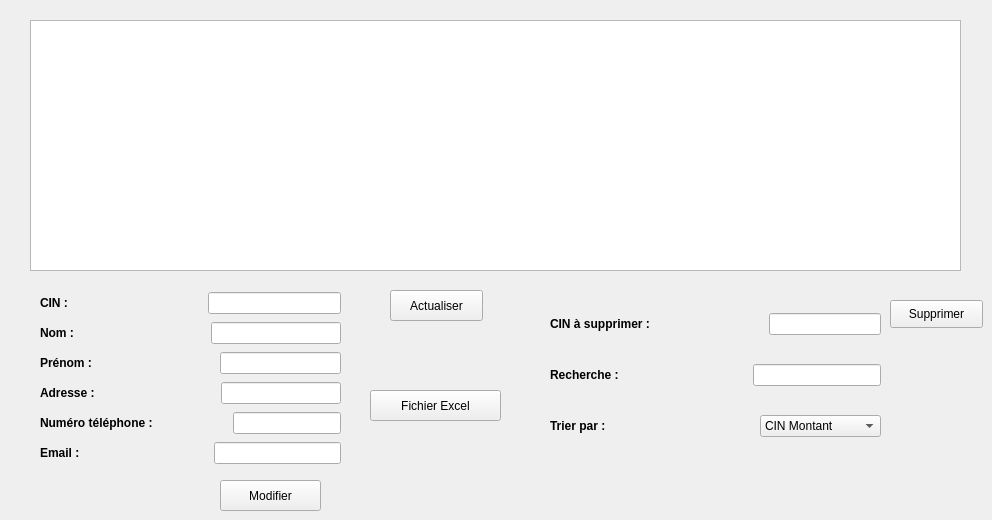
           <widget class="QWidget" name="Gestion">
            <attribute name="title">
             <string>Gestion des clients</string>
            </attribute>
            <widget class="QTableView" name="table_client_2">
             <property name="geometry">
              <rect>
               <x>30</x>
               <y>20</y>
               <width>931</width>
               <height>251</height>
              </rect>
             </property>
            </widget>
            <widget class="QPushButton" name="pushButton_3">
             <property name="geometry">
              <rect>
               <x>220</x>
               <y>480</y>
               <width>101</width>
               <height>31</height>
              </rect>
             </property>
             <property name="text">
              <string>Modifier</string>
             </property>
            </widget>
            <widget class="QPushButton" name="excel_button_2">
             <property name="geometry">
              <rect>
               <x>370</x>
               <y>390</y>
               <width>131</width>
               <height>31</height>
              </rect>
             </property>
             <property name="text">
              <string>Fichier Excel</string>
             </property>
            </widget>
            <widget class="QPushButton" name="deletebutton_4">
             <property name="geometry">
              <rect>
               <x>390</x>
               <y>290</y>
               <width>93</width>
               <height>31</height>
              </rect>
             </property>
             <property name="text">
              <string>Actualiser</string>
             </property>
            </widget>
            <widget class="QPushButton" name="deletebutton_3">
             <property name="geometry">
              <rect>
               <x>890</x>
               <y>300</y>
               <width>93</width>
               <height>28</height>
              </rect>
             </property>
             <property name="text">
              <string>Supprimer</string>
             </property>
            </widget>
            <widget class="QWidget" name="layoutWidget">
             <property name="geometry">
              <rect>
               <x>40</x>
               <y>290</y>
               <width>301</width>
               <height>176</height>
              </rect>
             </property>
             <layout class="QVBoxLayout" name="verticalLayout_11">
              <item>
               <layout class="QHBoxLayout" name="horizontalLayout_35">
                <item>
                 <widget class="QLabel" name="label_83">
                  <property name="font">
                   <font>
                    <weight>75</weight>
                    <bold>true</bold>
                   </font>
                  </property>
                  <property name="text">
                   <string>CIN :</string>
                  </property>
                 </widget>
                </item>
                <item>
                 <spacer name="horizontalSpacer_15">
                  <property name="orientation">
                   <enum>Qt::Horizontal</enum>
                  </property>
                  <property name="sizeHint" stdset="0">
                   <size>
                    <width>40</width>
                    <height>20</height>
                   </size>
                  </property>
                 </spacer>
                </item>
                <item>
                 <widget class="QLineEdit" name="le_cin_4"/>
                </item>
               </layout>
              </item>
              <item>
               <layout class="QHBoxLayout" name="horizontalLayout_36">
                <item>
                 <widget class="QLabel" name="label_80">
                  <property name="font">
                   <font>
                    <weight>75</weight>
                    <bold>true</bold>
                   </font>
                  </property>
                  <property name="text">
                   <string>Nom :</string>
                  </property>
                 </widget>
                </item>
                <item>
                 <spacer name="horizontalSpacer_16">
                  <property name="orientation">
                   <enum>Qt::Horizontal</enum>
                  </property>
                  <property name="sizeHint" stdset="0">
                   <size>
                    <width>40</width>
                    <height>20</height>
                   </size>
                  </property>
                 </spacer>
                </item>
                <item>
                 <widget class="QLineEdit" name="le_nom_4"/>
                </item>
               </layout>
              </item>
              <item>
               <layout class="QHBoxLayout" name="horizontalLayout_37">
                <item>
                 <widget class="QLabel" name="label_81">
                  <property name="font">
                   <font>
                    <weight>75</weight>
                    <bold>true</bold>
                   </font>
                  </property>
                  <property name="text">
                   <string>Prénom :</string>
                  </property>
                 </widget>
                </item>
                <item>
                 <spacer name="horizontalSpacer_17">
                  <property name="orientation">
                   <enum>Qt::Horizontal</enum>
                  </property>
                  <property name="sizeHint" stdset="0">
                   <size>
                    <width>40</width>
                    <height>20</height>
                   </size>
                  </property>
                 </spacer>
                </item>
                <item>
                 <widget class="QLineEdit" name="le_prenom_4"/>
                </item>
               </layout>
              </item>
              <item>
               <layout class="QHBoxLayout" name="horizontalLayout_38">
                <item>
                 <widget class="QLabel" name="label_82">
                  <property name="font">
                   <font>
                    <weight>75</weight>
                    <bold>true</bold>
                   </font>
                  </property>
                  <property name="text">
                   <string>Adresse :</string>
                  </property>
                 </widget>
                </item>
                <item>
                 <spacer name="horizontalSpacer_18">
                  <property name="orientation">
                   <enum>Qt::Horizontal</enum>
                  </property>
                  <property name="sizeHint" stdset="0">
                   <size>
                    <width>40</width>
                    <height>20</height>
                   </size>
                  </property>
                 </spacer>
                </item>
                <item>
                 <widget class="QLineEdit" name="l_adresse_4"/>
                </item>
               </layout>
              </item>
              <item>
               <layout class="QHBoxLayout" name="horizontalLayout_39">
                <item>
                 <widget class="QLabel" name="label_85">
                  <property name="font">
                   <font>
                    <weight>75</weight>
                    <bold>true</bold>
                   </font>
                  </property>
                  <property name="text">
                   <string>Numéro téléphone :</string>
                  </property>
                 </widget>
                </item>
                <item>
                 <spacer name="horizontalSpacer_19">
                  <property name="orientation">
                   <enum>Qt::Horizontal</enum>
                  </property>
                  <property name="sizeHint" stdset="0">
                   <size>
                    <width>40</width>
                    <height>20</height>
                   </size>
                  </property>
                 </spacer>
                </item>
                <item>
                 <widget class="QLineEdit" name="le_num_4"/>
                </item>
               </layout>
              </item>
              <item>
               <layout class="QHBoxLayout" name="horizontalLayout_40">
                <item>
                 <widget class="QLabel" name="label_84">
                  <property name="font">
                   <font>
                    <weight>75</weight>
                    <bold>true</bold>
                   </font>
                  </property>
                  <property name="text">
                   <string>Email :</string>
                  </property>
                 </widget>
                </item>
                <item>
                 <spacer name="horizontalSpacer_20">
                  <property name="orientation">
                   <enum>Qt::Horizontal</enum>
                  </property>
                  <property name="sizeHint" stdset="0">
                   <size>
                    <width>40</width>
                    <height>20</height>
                   </size>
                  </property>
                 </spacer>
                </item>
                <item>
                 <widget class="QLineEdit" name="le_mail_4"/>
                </item>
               </layout>
              </item>
             </layout>
            </widget>
            <widget class="QWidget" name="layoutWidget">
             <property name="geometry">
              <rect>
               <x>550</x>
               <y>290</y>
               <width>331</width>
               <height>171</height>
              </rect>
             </property>
             <layout class="QVBoxLayout" name="verticalLayout_12">
              <item>
               <layout class="QHBoxLayout" name="horizontalLayout_41">
                <item>
                 <widget class="QLabel" name="label_87">
                  <property name="font">
                   <font>
                    <weight>75</weight>
                    <bold>true</bold>
                   </font>
                  </property>
                  <property name="text">
                   <string>CIN à supprimer :</string>
                  </property>
                 </widget>
                </item>
                <item>
                 <spacer name="horizontalSpacer_21">
                  <property name="orientation">
                   <enum>Qt::Horizontal</enum>
                  </property>
                  <property name="sizeHint" stdset="0">
                   <size>
                    <width>40</width>
                    <height>20</height>
                   </size>
                  </property>
                 </spacer>
                </item>
                <item>
                 <widget class="QLineEdit" name="le_cin_sup_2"/>
                </item>
               </layout>
              </item>
              <item>
               <layout class="QHBoxLayout" name="horizontalLayout_42">
                <item>
                 <widget class="QLabel" name="label_86">
                  <property name="font">
                   <font>
                    <weight>75</weight>
                    <bold>true</bold>
                   </font>
                  </property>
                  <property name="text">
                   <string>Recherche :</string>
                  </property>
                 </widget>
                </item>
                <item>
                 <spacer name="horizontalSpacer_22">
                  <property name="orientation">
                   <enum>Qt::Horizontal</enum>
                  </property>
                  <property name="sizeHint" stdset="0">
                   <size>
                    <width>40</width>
                    <height>20</height>
                   </size>
                  </property>
                 </spacer>
                </item>
                <item>
                 <widget class="QLineEdit" name="lineEdit_recherche_client_2"/>
                </item>
               </layout>
              </item>
              <item>
               <layout class="QHBoxLayout" name="horizontalLayout_43">
                <item>
                 <widget class="QLabel" name="label_88">
                  <property name="font">
                   <font>
                    <weight>75</weight>
                    <bold>true</bold>
                   </font>
                  </property>
                  <property name="text">
                   <string>Trier par :</string>
                  </property>
                 </widget>
                </item>
                <item>
                 <spacer name="horizontalSpacer_23">
                  <property name="orientation">
                   <enum>Qt::Horizontal</enum>
                  </property>
                  <property name="sizeHint" stdset="0">
                   <size>
                    <width>40</width>
                    <height>20</height>
                   </size>
                  </property>
                 </spacer>
                </item>
                <item>
                 <widget class="QComboBox" name="comboBox_tri_2">
                  <item>
                   <property name="text">
                    <string>CIN Montant</string>
                   </property>
                  </item>
                  <item>
                   <property name="text">
                    <string>CIN Descendant</string>
                   </property>
                  </item>
                  <item>
                   <property name="text">
                    <string>Nom</string>
                   </property>
                  </item>
                  <item>
                   <property name="text">
                    <string>Prénom</string>
                   </property>
                  </item>
                 </widget>
                </item>
               </layout>
              </item>
             </layout>
            </widget>
           </widget>
